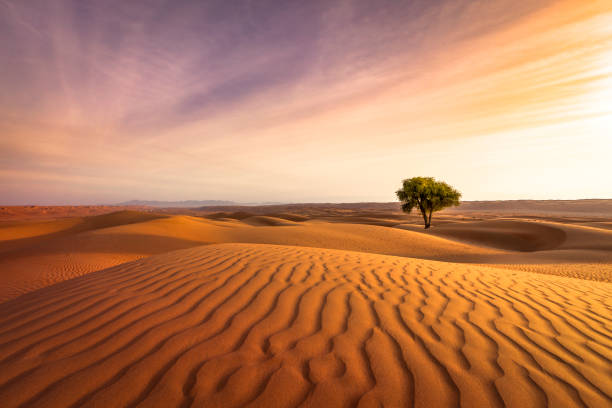
#> input picture images/image2.jpg, 612 x 408 px, found by its file name; its folder holds only this picture in this run
$ python cutmix.py   (older library calls are emulated)
#> lines starting #> are read from the running program, lines starting #| are printed output that depends on the picture
import cv2
import numpy as np
import matplotlib.pyplot as plt

# [47 lines left out: functions rand_bbox, generate_cutmix_image, not called in this run]


if __name__=="__main__":
    img_batch = []
    for i in range(3):
        img = cv2.imread(f"/home/nayal/Documents/github work/ImageProcessingTools/images/image{i+2}.jpg")
#> img is the input picture: shape (408, 612, 3); mean B, G, R 95.1, 127.9, 184.7
        img = cv2.cvtColor(img, cv2.COLOR_BGR2RGB)
        img = cv2.resize(img, (512,512))
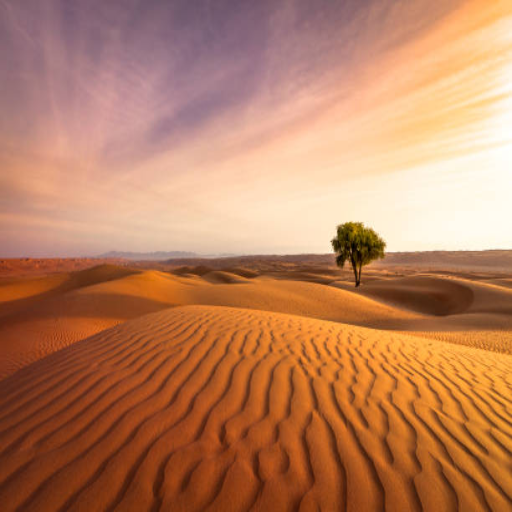
#> img: shape (512, 512, 3); mean R, G, B 184.6, 127.8, 95
#> (the run stopped early here; a loop or call above may not have finished)
